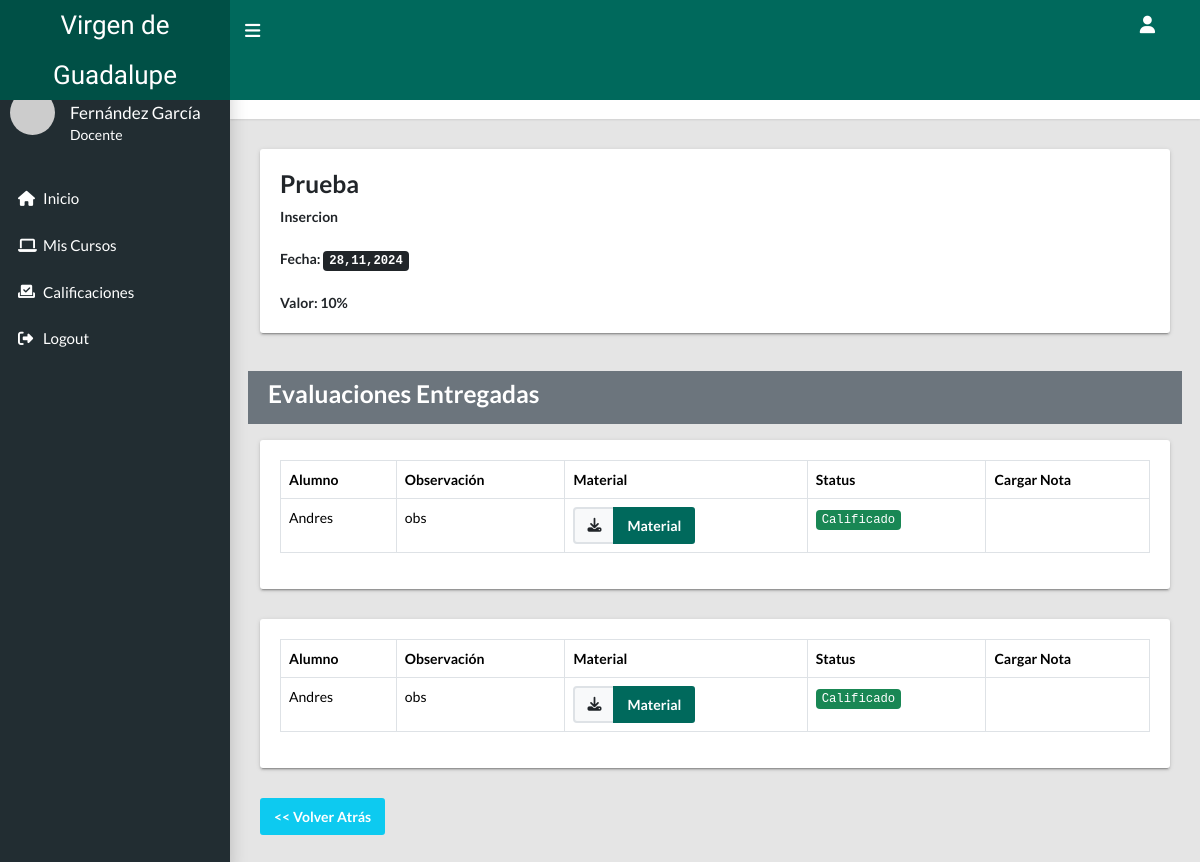
/profesor/entregas.php?curso=6&contenido=1&eva=2 (signed in), run on the app's committed database.
### tables this page shows
CREATE TABLE `evaluaciones` (
  `evaluacion_id` int(11) NOT NULL,
  `nombre_evaluacion` varchar(100) NOT NULL,
  `descripcion` varchar(255) NOT NULL,
  `fecha` date NOT NULL,
  `porcentaje` varchar(100) NOT NULL,
  `contenido_id` int(11) NOT NULL
);

CREATE TABLE `ev_entregadas` (
  `ev_entregada_id` int(11) NOT NULL,
  `material_alumno` varchar(255) NOT NULL,
  `observacion` varchar(255) NOT NULL,
  `evaluacion_id` int(11) NOT NULL,
  `alumno_id` int(11) NOT NULL
);

CREATE TABLE `alumnos` (
  `alumno_id` int(11) NOT NULL,
  `nombre_alumno` varchar(100) NOT NULL,
  `edad` int(11) NOT NULL,
  `direccion` varchar(100) NOT NULL,
  `documento` varchar(20) NOT NULL,
  `apoderado_id` int(11) NOT NULL,
  `fecha_nac` date NOT NULL,
  `fecha_registro` date NOT NULL,
  `estado` int(11) NOT NULL DEFAULT 1
);

### profesor/entregas.php (the view, shortened to what this page needs)
<?php
if(!empty($_GET['curso']) || empty($_GET['contenido'])|| empty($_GET['eva'])){
    $curso = $_GET['curso'];
    $contenido =$_GET['contenido'];
    $evaluacion =$_GET['eva'];
}else{
    header("location: profesor/");
}
require_once 'includes/header.php';
require_once '../includes/conexion.php';
$sql = "SELECT *,date_format(fecha, '%d,%m,%Y') as fecha FROM evaluaciones WHERE contenido_id = $contenido AND evaluacion_id= $evaluacion" ;
$query = $pdo->prepare($sql);
$query -> execute();
$row = $query ->rowCount();
$sqla = "SELECT * FROM ev_entregadas as ev INNER JOIN alumnos as a ON ev.alumno_id=a.alumno_id INNER JOIN evaluaciones as eva ON ev.evaluacion_id=eva.evaluacion_id INNER JOIN contenidos as c ON eva.contenido_id=c.contenido_id WHERE ev.evaluacion_id = ?";
$querya = $pdo->prepare($sqla);
$querya -> execute(array($evaluacion));
$rowa = $querya ->rowCount();
?>
<main class="app-content">
      <div class="app-title">
        <div>
          <h1><i class="bi bi-speedometer"></i> Evaluaciones Entregadas</h1>
        </div>
        <ul class="app-breadcrumb breadcrumb">
          <li class="breadcrumb-item"><i class="fa-solid fa-house"></i></li>
          <li class="breadcrumb-item"><a href="#">Evaluaciones Entregadas</a></li>
        </ul>
      </div>
      <div class="row">
      <?php if ($row > 0) {
        while ($data = $query->fetch()) { ?>
        <div class="col-md-12">
          <div class="tile">
          <div class="tile-body">
              <div class="title-title-w-btn">
                <h3 class="title"><?= $data['nombre_evaluacion'] ?></h3>
              </div>
              <div class="title-body">
                <b><?= $data['descripcion']; ?></b><br><br>
                <b>Fecha: <kbd><?= $data['fecha']; ?></kbd></b><br><br>
                <b>Valor: <?= $data['porcentaje']; ?></b>
              </div>
            </div>
          </div>
        </div>
        <?php }
      } ?>
      </div>
      <div class="row mt-2 bg-secondary text-white p-2">
        <h3>Evaluaciones Entregadas</h3>
      </div>
      <div class="row mt-3">
        <?php if($rowa>0){
            while($data2 = $querya->fetch()){
                $valor='';
                $cargar='';
                $ev_entregada= $data2['ev_entregada_id'];
                $sqln="SELECT * FROM notas WHERE ev_entregada_id=$ev_entregada";
                $queryn = $pdo->prepare($sqln);
                $queryn -> execute( );
                $datan = $queryn ->rowCount();
                if($datan>0){
                    $valor='<kbd class="bg-success">Calificado</kbd>';
                    $cargar='';
                }else{
                    require_once 'includes/modals/modal-nota.php';
                    $valor='<kbd class="bg-danger">Sin Calificar</kbd>';
                    $cargar='<button class="btn btn-warning" onclick="modalNota()">Cargar Nota</button>';
                }
        ?>
      <div class="col-md-12">
          <div class="tile">
            <table class="table table-bordered">
                <thead>
                    <tr>
                        <th>Alumno</th>
                        <th>Observación</th>
                        <th>Material</th>
                        <th>Status</th>
                        <th>Cargar Nota</th>
                    </tr>
                </thead>
                <tbody>
                    <tr>
                        <td><?= $data2['nombre_alumno'] ?></td>
                        <td><?= $data2['observacion'] ?></td>
                        <td>
                            <div class="input-group">
                                <div class="input-group">
                                    <div class="input-group-text"><i class="fa-solid fa-download"></i></div>
                                    <a class="btn btn-primary <?= empty($data2['material_alumno']) ? 'disabled' : ''; ?>" href="<?= !empty($data2['material_alumno']) ? 'profesor/profesor/' . $data2['material_alumno'] : '#'; ?>" target="_blank">
                                    Material
                                    </a>
                                </div>
                            </div>
                        </td>
                        <td><?= $valor ?></td>
                        <td><?= $cargar ?></td>
                    </tr>
                </tbody>
            </table>
          </div>
        </div>
        <?php  }}   ?>
      </div>
      <div class="">
        <a href="contenido.php?curso=<?= $curso ?>" class="btn btn-info text-white"><< Volver Atrás</a>
      </div>
    </main>
<?php
require_once 'includes/footer.php';
?>

### data on the page
evaluaciones: nombre_evaluacion "Prueba", descripcion "Insercion", fecha "28,11,2024", porcentaje "10%"
ev_entregadas: alumno.nombre_alumno "Andres", observacion "obs"
ev_entregadas: alumno.nombre_alumno "Andres", observacion "obs"
